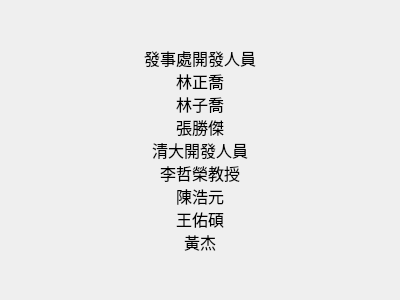
<?xml version="1.0" encoding="UTF-8"?>
<ui version="4.0">
 <class>AboutWindow</class>
 <widget class="QWidget" name="AboutWindow">
  <property name="geometry">
   <rect>
    <x>0</x>
    <y>0</y>
    <width>400</width>
    <height>300</height>
   </rect>
  </property>
  <property name="windowTitle">
   <string>開發名單</string>
  </property>
  <widget class="QLabel" name="label">
   <property name="geometry">
    <rect>
     <x>65</x>
     <y>15</y>
     <width>270</width>
     <height>270</height>
    </rect>
   </property>
   <property name="font">
    <font>
     <family>微軟正黑體</family>
     <pointsize>12</pointsize>
    </font>
   </property>
   <property name="text">
    <string>發事處開發人員
林正喬
林子喬
張勝傑
清大開發人員
李哲榮教授
陳浩元
王佑碩
黃杰</string>
   </property>
   <property name="alignment">
    <set>Qt::AlignCenter</set>
   </property>
  </widget>
 </widget>
 <resources/>
 <connections/>
</ui>
